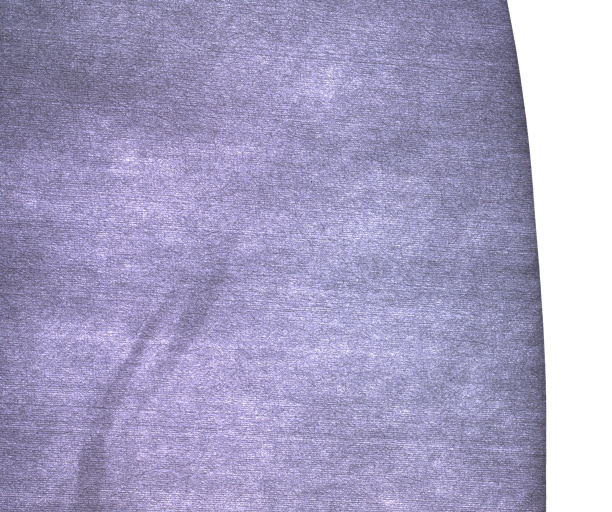
#> input picture defect_image/shadow/shadow10.jpg, 1224 x 1024 px (shown at 1/2 size); its folder holds only this picture in this run
$ python d_dtct.py   (older library calls are emulated)
#> lines starting #> are read from the running program, lines starting #| are printed output that depends on the picture; after the words box and inside, x2 and y2 are one past the last pixel; in counts of white or black regions, pixels touching at a corner belong together
#> further down, img is the input picture: shape (1024, 1224, 3); mean B, G, R 195.8, 160.6, 166.4
# -*- coding = utf-8 -*-
# @Time : 2022/03/29 11:46
# @Author : yuseph
# @Software : PyCharm
import os
import cv2
import numpy as np
import math

# 变量
srcPath = "./defect_image/shadow/"  # 原始路径
srcPath2 = "./defect_image/oily/"  # 原始路径
dstPath = "C:/Users/98137/Desktop/res/"  # 存储路径
index = 1
type = ["oily","shadow"]
def fill_lty(img, num):
    '''
    img:输入,二值化图像
    num:按面积排序需要保留的连通域数量，例如面积最大的前10个，剩下的连通域被填充
    '''
    lty = img.copy()
    num_labels, labels, stats, centroids = cv2.connectedComponentsWithStats(lty, connectivity=8)
    id = stats[np.lexsort(-stats.T)]
    for istat in id[num:-1]:
        if istat[3] > istat[4]:
            r = istat[3]
        else:
            r = istat[4]
        cv2.rectangle(lty, tuple(istat[0:2]), tuple(istat[0:2] + istat[2:4]), (0, 0, 0), thickness=-1)
    return lty

def getContours(img,res,text):
    '''
    :param img: input
    :param res: output
    :param text: the text you want to add
    :return: none
    '''
    contours, hierarchy = cv2.findContours(img,cv2.RETR_EXTERNAL,cv2.CHAIN_APPROX_NONE)
    for cnt in contours:
        area = cv2.contourArea(cnt)
        if 220000>area > 100:
            # cv2.drawContours(res, cnt, -1, (255, 0, 0), 3)
            peri =cv2.arcLength(cnt,True)
            approx = cv2.approxPolyDP(cnt,0.02*peri,True)
            x,y,w,h = cv2.boundingRect(approx)
            cv2.rectangle(res, (x, y), (x + w, y + h), (0, 255, 0), 2)
            cv2.putText(res,text,
                            (x+(w//2)-10,y+(h//2)-10),cv2.FONT_HERSHEY_COMPLEX,0.7,
                            (0,0,0),2)

def oilydtct(img):
    oily = img.copy()
    imgHSV = cv2.cvtColor(img, cv2.COLOR_BGR2HSV)
    h_min, h_max, s_min, s_max, v_min, v_max = 48, 150, 0, 255, 0, 255
    lower = np.array([h_min, s_min, v_min])
    upper = np.array([h_max, s_max, v_max])
    mask = cv2.inRange(imgHSV, lower, upper)
    m_ = cv2.bitwise_not(mask)
    retval1 = cv2.getStructuringElement(cv2.MORPH_RECT, ksize=(5, 5))  # 开运算的核
    retval2 = cv2.getStructuringElement(cv2.MORPH_RECT, ksize=(9, 9))  # 闭运算的核
    open = cv2.morphologyEx(m_, cv2.MORPH_OPEN, retval1)  # 先开运算
    close = cv2.morphologyEx(open, cv2.MORPH_CLOSE, retval2)  # 再闭运算
    getContours(close, oily, type[0])
    return oily

def shadowdtct(img):
    img = cv2.resize(img, (612, 512))
#> img: shape (512, 612, 3)
    gray = cv2.cvtColor(img, cv2.COLOR_BGR2GRAY)
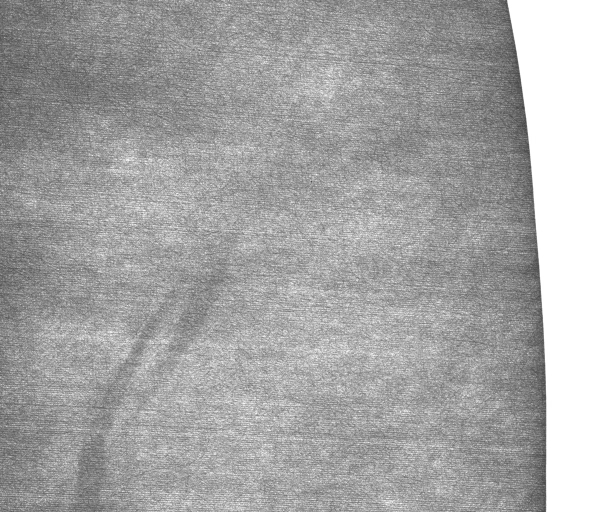
#> gray: shape (512, 612); min 66, max 255, mean 166.4
    th = cv2.adaptiveThreshold(gray, 255, cv2.ADAPTIVE_THRESH_MEAN_C, cv2.THRESH_BINARY_INV, 133, 20)  # 阈值分割
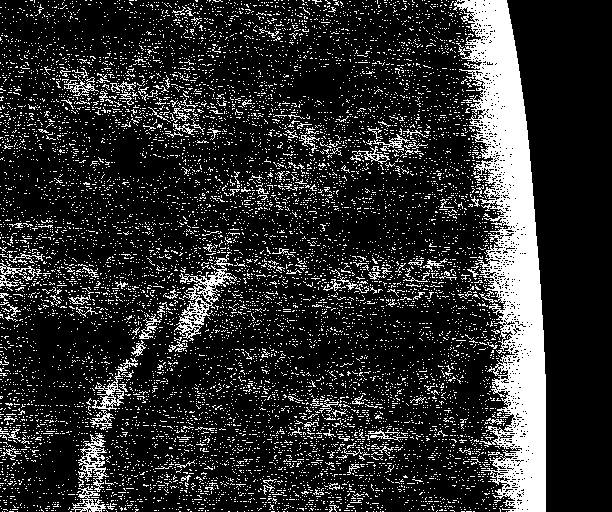
#> th: shape (512, 612); 17.3% white; 10218 white regions (10075 under 20 px), largest, box (x1, y1, x2, y2) and area: (453, 0, 546, 512) 21630, (174, 252, 237, 341) 1262, (78, 433, 109, 492) 640
    # [5 lines of commented-out code are left out]
    retval1 = cv2.getStructuringElement(cv2.MORPH_RECT, ksize=(3, 3))  # 开运算的核
    retval2 = cv2.getStructuringElement(cv2.MORPH_RECT, ksize=(27, 27))  # 闭运算的核
    open = cv2.morphologyEx(th, cv2.MORPH_OPEN, retval1)  # 先开运算
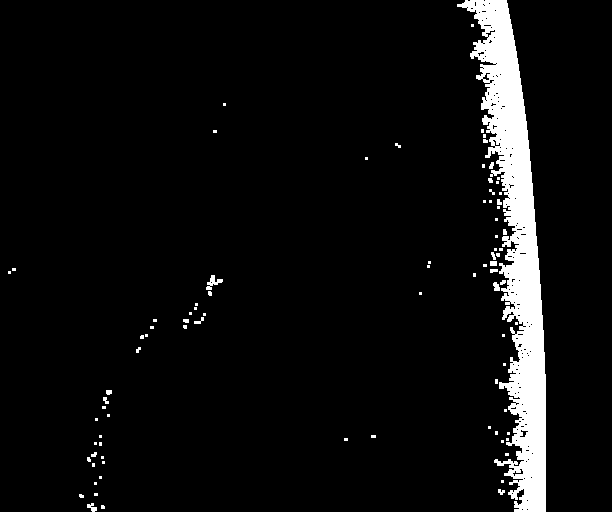
#> open: shape (512, 612); 5.9% white; 86 white regions (67 under 20 px), largest, box (x1, y1, x2, y2) and area: (457, 0, 546, 512) 17037, (206, 275, 223, 290) 109, (87, 503, 97, 512) 51
    close = cv2.morphologyEx(open, cv2.MORPH_CLOSE, retval2)  # 再闭运算
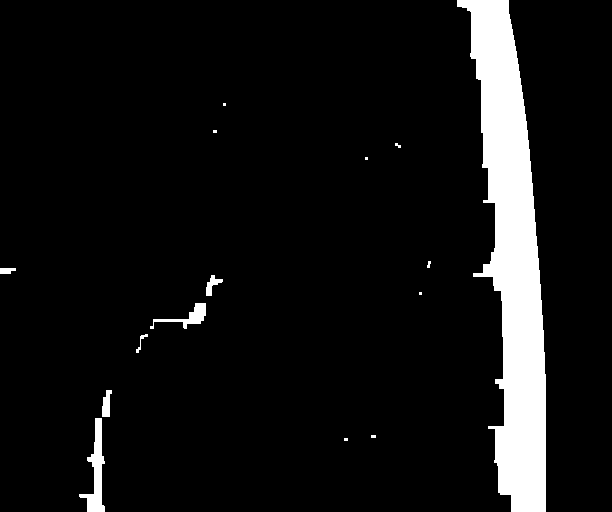
#> close: shape (512, 612); 7.9% white; 15 white regions (7 under 20 px), largest, box (x1, y1, x2, y2) and area: (457, 0, 546, 512) 22730, (79, 418, 105, 512) 977, (150, 303, 206, 329) 438
    lty = fill_lty(close, 6)
#> in fill_lty, `num_labels, labels, stats, centroids = cv2.connectedComponentsWithStat..`:
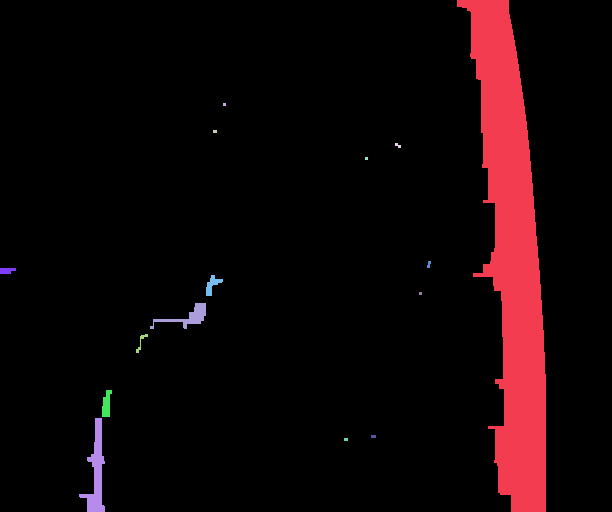
#> labels: shape (512, 612) int32; 16 distinct labels, from 0 to 15; one colour per label, 0 black
#> in fill_lty, `num_labels, labels, stats, centroids = cv2.connectedComponentsWithStat..`: num_labels = 16; stats = 16 rows, first 6: [0, 0, 612, 512, 288615], [457, 0, 89, 512, 22730], [223, 103, 3, 3, 9], [213, 130, 4, 3, 12], [395, 143, 6, 5, 18], [365, 157, 3, 3, 9]; centroids = 16 rows, first 8: [290.4, 254.4], [512.1, 256.9], [224, 104], [214.5, 131], [397.5, 145], [366, 158], [428.5, 264], [6.48, 270.2]
#> in fill_lty, `id = stats[np.lexsort(-stats.T)]`: id = 16 rows, first 6: [0, 0, 612, 512, 288615], [457, 0, 89, 512, 22730], [79, 418, 26, 94, 977], [150, 303, 56, 26, 438], [102, 390, 10, 27, 187], [206, 275, 17, 21, 158]
#> the loop in fill_lty, `for istat in id[num:-1]:` made 9 passes
#> (istat, r) on passes 1 to 9: ([0, 268, 16, 6, 81], 81), ([136, 334, 12, 19, 54], 54), ([427, 261, 4, 7, 20], 20), ([395, 143, 6, 5, 18], 18), ([371, 435, 5, 3, 15], 15), ([344, 438, 4, 3, 12], 12), ([213, 130, 4, 3, 12], 12), ([419, 292, 3, 3, 9], 9), ([365, 157, 3, 3, 9], 9)
#> after the loop in fill_lty, `for istat in id[num:-1]:`:
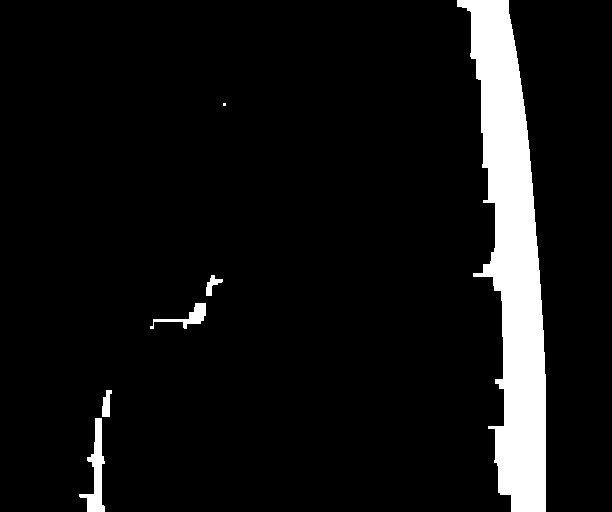
#> lty: shape (512, 612); 7.8% white; 6 white regions (1 under 20 px)
    getContours(lty, img, type[1])
#> in getContours, `contours, hierarchy = cv2.findContours(img,cv2.RETR_EXTERNAL,cv2.CHAIN..`: contours = 6 contours, 1 with area under 20; largest, box (x1, y1, x2, y2) and area: (457, 0, 546, 512) 22112, (79, 418, 105, 512) 855, (150, 303, 206, 329) 355, (102, 390, 112, 417) 152, (206, 275, 223, 296) 125
#> the loop in getContours, `for cnt in contours:` made 6 passes
#> (area, peri, approx, x, y, w, h) on pass 6: (22111.5, 1264.4, [[457, 0], [498, 492], [545, 511], [508, 0]], 457, 0, 89, 512)
#> (area, peri, x, y, w, h) on passes 1 to 4: (855, 247.8, 79, 418, 26, 94), (152.5, 68.24, 102, 390, 10, 27), (355, 168.1, 150, 303, 56, 26), (125, 67.31, 206, 275, 17, 21)
#> after the loop in getContours, `for cnt in contours:`:
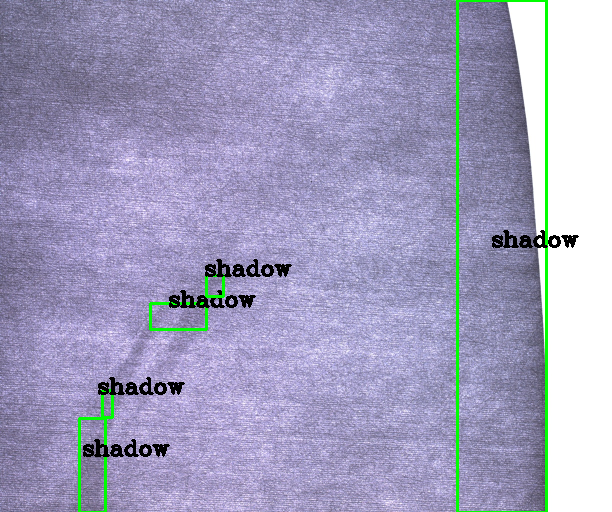
#> res: shape (512, 612, 3); mean of channels 0, 1, 2 190.6, 160, 161.9; drawn as B, G, R
    return img

for root, dirs, files in os.walk(srcPath):
    for file in files:
        oldFile = srcPath + file
        img = cv2.imread(oldFile)
        # res1=oilydtct(img)
        res2=shadowdtct(img)
        newName = dstPath + file + "_"+type[1] + "_" + str(index) + ".png"
        cv2.imwrite(newName, res2)
        index += 1

$ run again, on defect_image/shadow/shadow15.jpg
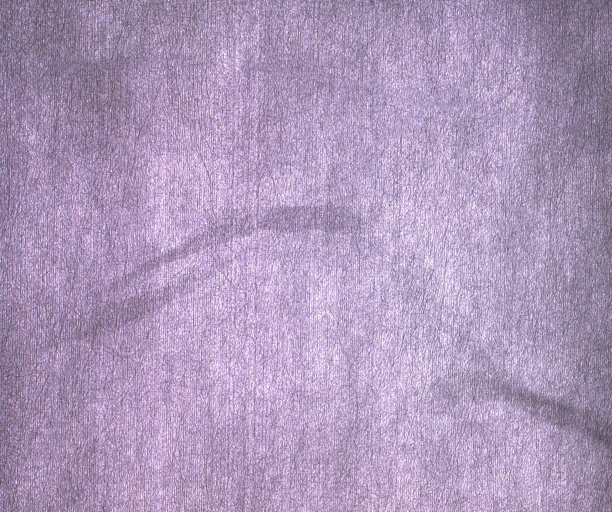
#> input picture defect_image/shadow/shadow15.jpg, 1224 x 1024 px (shown at 1/2 size)
#> img is the input picture: shape (1024, 1224, 3); mean B, G, R 187.1, 152.3, 173.9
#> img: shape (512, 612, 3)
#> th: shape (512, 612); 17.5% white in thin lines or dots
#> open: shape (512, 612); 0.68% white; 106 white regions (87 under 20 px), largest, box (x1, y1, x2, y2) and area: (592, 426, 610, 445) 160, (555, 404, 574, 418) 152, (325, 219, 345, 232) 142
#> close: shape (512, 612); 1.9% white; 31 white regions (19 under 20 px), largest, box (x1, y1, x2, y2) and area: (215, 202, 361, 243) 2056, (486, 384, 612, 445) 1909, (98, 298, 169, 339) 761
#> labels: shape (512, 612) int32; 32 distinct labels, from 0 to 31
#> num_labels = 32; stats = 32 rows, first 6: [0, 0, 612, 512, 307512], [370, 0, 30, 6, 153], [85, 79, 28, 33, 360], [321, 83, 3, 3, 9], [426, 118, 3, 3, 9], [472, 118, 3, 4, 12]; centroids = 32 pairs, first value 2.44 to 610.5, second value 2.06 to 510.5
#> id = 32 rows, first 6: [0, 0, 612, 512, 307512], [215, 202, 146, 41, 2056], [486, 384, 126, 61, 1909], [98, 298, 71, 41, 761], [85, 79, 28, 33, 360], [370, 0, 30, 6, 153]
#> the loop in fill_lty, `for istat in id[num:-1]:` made 25 passes
#> (istat, r) on passes 1 to 8: ([69, 477, 7, 35, 107], 107), ([84, 327, 11, 17, 89], 89), ([0, 186, 10, 19, 62], 62), ([447, 394, 10, 5, 48], 48), ([143, 262, 16, 6, 43], 43), ([220, 500, 3, 12, 36], 36), ([609, 227, 3, 12, 28], 28), ([171, 252, 3, 5, 15], 15)
#> after the loop in fill_lty, `for istat in id[num:-1]:`:
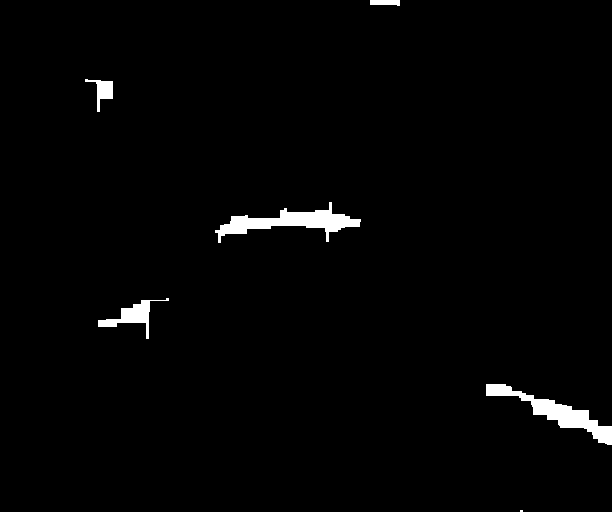
#> lty: shape (512, 612); 1.7% white; 6 white regions (1 under 20 px)
#> contours = 6 contours, 1 with area under 20; largest, box (x1, y1, x2, y2) and area: (215, 202, 361, 243) 1860, (486, 384, 612, 445) 1738, (98, 298, 169, 339) 650, (85, 79, 113, 112) 302, (370, 0, 400, 6) 118
#> the loop in getContours, `for cnt in contours:` made 6 passes
#> (area, peri, approx, x, y, w, h) on pass 6: (118.5, 67.41, [[370, 0], [370, 4], [399, 5], [399, 0]], 370, 0, 30, 6)
#> after the loop in getContours, `for cnt in contours:`:
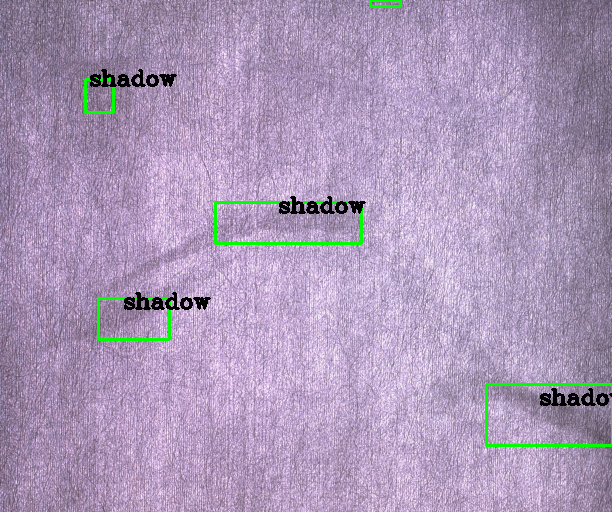
#> res: shape (512, 612, 3); mean of channels 0, 1, 2 183.9, 152.1, 170.9; drawn as B, G, R

$ run again, on defect_image/shadow/shadow31.jpg
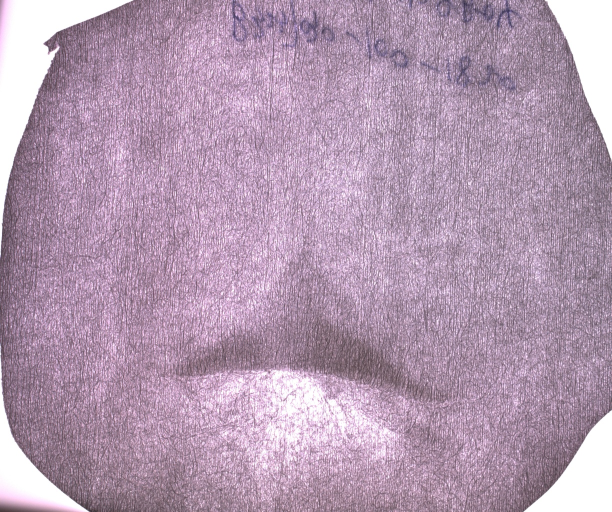
#> input picture defect_image/shadow/shadow31.jpg, 1224 x 1024 px (shown at 1/2 size)
#> img is the input picture: shape (1024, 1224, 3); mean B, G, R 176.5, 153.2, 178.9
#> img: shape (512, 612, 3)
#> th: shape (512, 612); 27% white; 9057 white regions (8797 under 20 px), largest, box (x1, y1, x2, y2) and area: (0, 0, 184, 512) 20359, (173, 247, 449, 403) 9352, (490, 0, 612, 224) 7109
#> open: shape (512, 612); 10.6% white; 272 white regions (187 under 20 px), largest, box (x1, y1, x2, y2) and area: (0, 0, 154, 282) 8571, (0, 277, 74, 490) 4371, (528, 0, 612, 182) 4058
#> close: shape (512, 612); 17.6% white; 35 white regions (20 under 20 px), largest, box (x1, y1, x2, y2) and area: (0, 0, 180, 512) 23448, (410, 0, 612, 215) 11083, (162, 311, 448, 398) 8775
#> labels: shape (512, 612) int32; 36 distinct labels, from 0 to 35
#> num_labels = 36; stats = 36 rows, first 6: [0, 0, 612, 512, 258232], [0, 0, 3, 14, 35], [0, 0, 180, 512, 23448], [186, 0, 3, 10, 30], [232, 0, 199, 69, 3625], [410, 0, 202, 215, 11083]; centroids = 36 pairs, first value 0.8 to 600.6, second value 4.5 to 508.8
#> id = 36 rows, first 6: [0, 0, 612, 512, 258232], [0, 0, 180, 512, 23448], [410, 0, 202, 215, 11083], [162, 311, 286, 87, 8775], [492, 372, 120, 140, 6378], [232, 0, 199, 69, 3625]
#> the loop in fill_lty, `for istat in id[num:-1]:` made 29 passes
#> (istat, r) on passes 1 to 8: ([313, 477, 48, 35, 756], 756), ([290, 241, 32, 50, 307], 307), ([0, 505, 42, 7, 215], 215), ([406, 427, 24, 9, 111], 111), ([592, 272, 20, 7, 67], 67), ([390, 505, 6, 7, 39], 39), ([0, 0, 3, 14, 35], 35), ([186, 0, 3, 10, 30], 30)
#> after the loop in fill_lty, `for istat in id[num:-1]:`:
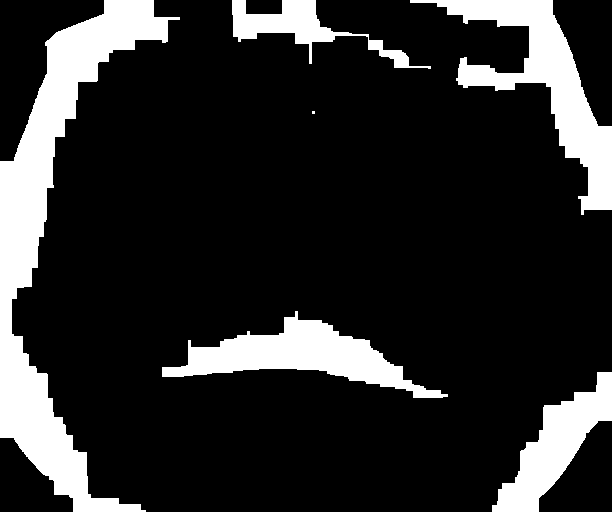
#> lty: shape (512, 612); 17% white; 6 white regions (1 under 20 px)
#> contours = 6 contours, 1 with area under 20; largest, box (x1, y1, x2, y2) and area: (0, 0, 180, 512) 22690, (410, 0, 612, 215) 10592, (162, 311, 448, 398) 8414, (492, 372, 612, 512) 6157, (232, 0, 431, 69) 3325
#> the loop in getContours, `for cnt in contours:` made 6 passes
#> (area, peri, x, y, w, h) on passes 1, 2, 4, 5, 6: (6157, 471.5, 492, 372, 120, 140), (8414.5, 744.3, 162, 311, 286, 86), (10592, 1012.3, 410, 0, 202, 215), (3325, 612.9, 232, 0, 199, 69), (22690, 1574.5, 0, 0, 180, 512)
#> after the loop in getContours, `for cnt in contours:`:
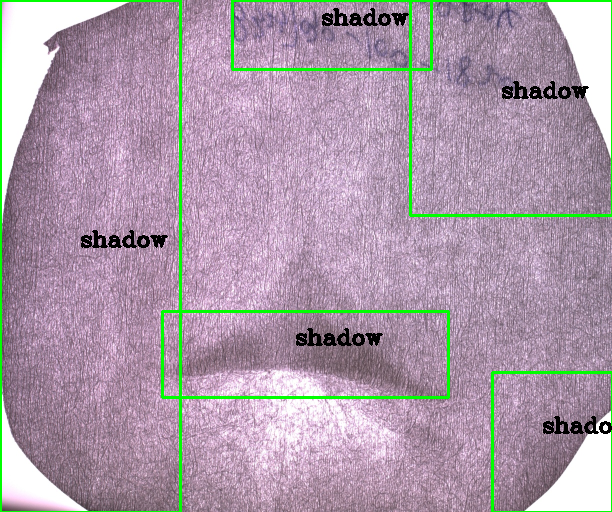
#> res: shape (512, 612, 3); mean of channels 0, 1, 2 169.2, 154.5, 171.4; drawn as B, G, R

$ run again, on defect_image/shadow/shadow39.jpg
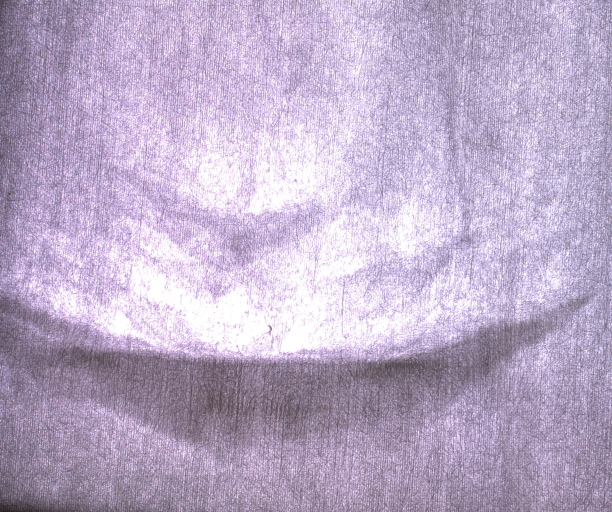
#> input picture defect_image/shadow/shadow39.jpg, 1224 x 1024 px (shown at 1/2 size)
#> img is the input picture: shape (1024, 1224, 3); mean B, G, R 200, 171.5, 187.4
#> img: shape (512, 612, 3)
#> th: shape (512, 612); 21.1% white; 8618 white regions (8416 under 20 px), largest, box (x1, y1, x2, y2) and area: (0, 289, 598, 446) 25048, (156, 184, 325, 276) 4124, (355, 204, 482, 296) 1817
#> open: shape (512, 612); 7.5% white; 211 white regions (151 under 20 px), largest, box (x1, y1, x2, y2) and area: (30, 319, 546, 429) 17574, (220, 229, 262, 267) 808, (0, 297, 32, 322) 355
#> close: shape (512, 612); 11.9% white; 33 white regions (17 under 20 px), largest, box (x1, y1, x2, y2) and area: (0, 296, 612, 436) 27724, (155, 196, 319, 295) 4612, (446, 103, 500, 159) 1014
#> labels: shape (512, 612) int32; 34 distinct labels, from 0 to 33
#> num_labels = 34; stats = 34 rows, first 6: [0, 0, 612, 512, 276111], [0, 0, 4, 8, 32], [413, 0, 32, 12, 195], [604, 0, 8, 2, 16], [70, 17, 3, 3, 9], [204, 50, 3, 3, 9]; centroids = 34 pairs, first value 1.5 to 610.5, second value 0.5 to 510.5
#> id = 34 rows, first 6: [0, 0, 612, 512, 276111], [0, 296, 612, 140, 27724], [155, 196, 164, 99, 4612], [446, 103, 54, 56, 1014], [365, 247, 87, 43, 992], [350, 123, 51, 81, 811]
#> the loop in fill_lty, `for istat in id[num:-1]:` made 27 passes
#> (istat, r) on passes 1 to 8: ([446, 188, 30, 59, 502], 502), ([0, 503, 75, 9, 374], 374), ([0, 188, 13, 46, 266], 266), ([285, 61, 22, 33, 231], 231), ([413, 0, 32, 12, 195], 195), ([95, 209, 13, 28, 120], 120), ([0, 139, 8, 21, 87], 87), ([606, 110, 6, 19, 50], 50)
#> contours = 6 contours, 1 with area under 20; largest, box (x1, y1, x2, y2) and area: (0, 296, 612, 436) 26898, (155, 196, 319, 295) 4334, (446, 103, 500, 159) 902, (365, 247, 452, 290) 852, (350, 123, 401, 204) 678
#> the loop in getContours, `for cnt in contours:` made 6 passes
#> (area, peri, x, y, w, h) on passes 2 to 6: (26898, 1703.8, 0, 297, 612, 139), (852, 275.9, 367, 247, 85, 43), (4333.5, 570.3, 155, 196, 164, 99), (677.5, 271.2, 350, 123, 51, 81), (902.5, 225.6, 446, 103, 54, 56)
#> after the loop in getContours, `for cnt in contours:`:
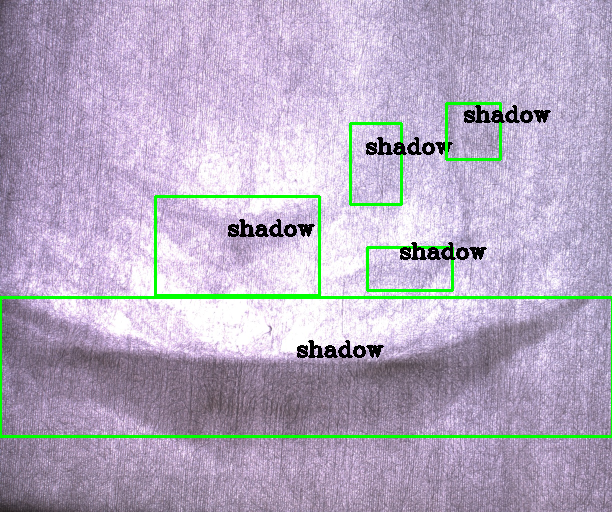
#> res: shape (512, 612, 3); mean of channels 0, 1, 2 192.3, 171, 180.3; drawn as B, G, R
